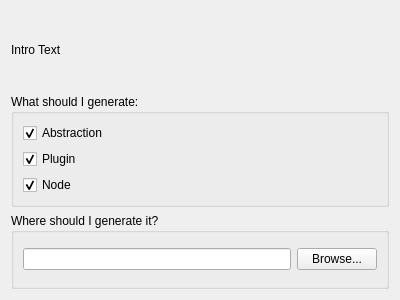
<?xml version="1.0" encoding="UTF-8"?>
<ui version="4.0">
 <class>IntroPage</class>
 <widget class="QWizardPage" name="IntroPage">
  <property name="geometry">
   <rect>
    <x>0</x>
    <y>0</y>
    <width>400</width>
    <height>300</height>
   </rect>
  </property>
  <property name="windowTitle">
   <string>WizardPage</string>
  </property>
  <layout class="QVBoxLayout" name="verticalLayout">
   <item>
    <widget class="QLabel" name="label">
     <property name="text">
      <string>Intro Text</string>
     </property>
    </widget>
   </item>
   <item>
    <widget class="QGroupBox" name="groupBox">
     <property name="title">
      <string>What should I generate:</string>
     </property>
     <layout class="QVBoxLayout" name="verticalLayout_2">
      <item>
       <widget class="QCheckBox" name="m_abstraction">
        <property name="text">
         <string>Abstraction</string>
        </property>
        <property name="checked">
         <bool>true</bool>
        </property>
       </widget>
      </item>
      <item>
       <widget class="QCheckBox" name="m_plugin">
        <property name="text">
         <string>Plugin</string>
        </property>
        <property name="checked">
         <bool>true</bool>
        </property>
       </widget>
      </item>
      <item>
       <widget class="QCheckBox" name="m_node">
        <property name="text">
         <string>Node</string>
        </property>
        <property name="checked">
         <bool>true</bool>
        </property>
       </widget>
      </item>
     </layout>
    </widget>
   </item>
   <item>
    <widget class="QGroupBox" name="groupBox_2">
     <property name="title">
      <string>Where should I generate it?</string>
     </property>
     <layout class="QHBoxLayout" name="horizontalLayout">
      <item>
       <widget class="QLineEdit" name="m_path"/>
      </item>
      <item>
       <widget class="QPushButton" name="m_browse">
        <property name="text">
         <string>Browse...</string>
        </property>
       </widget>
      </item>
     </layout>
    </widget>
   </item>
  </layout>
 </widget>
 <resources/>
 <connections/>
</ui>
